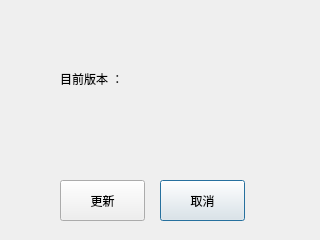
<?xml version="1.0" encoding="UTF-8"?>
<ui version="4.0">
 <class>Dialog</class>
 <widget class="QDialog" name="Dialog">
  <property name="geometry">
   <rect>
    <x>0</x>
    <y>0</y>
    <width>320</width>
    <height>240</height>
   </rect>
  </property>
  <property name="windowTitle">
   <string>Dialog</string>
  </property>
  <widget class="QLabel" name="label_update_state">
   <property name="geometry">
    <rect>
     <x>60</x>
     <y>110</y>
     <width>181</width>
     <height>20</height>
    </rect>
   </property>
   <property name="text">
    <string/>
   </property>
  </widget>
  <widget class="QPushButton" name="pushButton_2">
   <property name="geometry">
    <rect>
     <x>160</x>
     <y>180</y>
     <width>85</width>
     <height>41</height>
    </rect>
   </property>
   <property name="text">
    <string>取消</string>
   </property>
  </widget>
  <widget class="QPushButton" name="pushButton_goupdate">
   <property name="geometry">
    <rect>
     <x>60</x>
     <y>180</y>
     <width>85</width>
     <height>41</height>
    </rect>
   </property>
   <property name="text">
    <string>更新</string>
   </property>
  </widget>
  <widget class="QWidget" name="formLayoutWidget">
   <property name="geometry">
    <rect>
     <x>60</x>
     <y>70</y>
     <width>181</width>
     <height>21</height>
    </rect>
   </property>
   <layout class="QFormLayout" name="formLayout">
    <item row="0" column="0">
     <widget class="QLabel" name="label">
      <property name="text">
       <string>目前版本 ：</string>
      </property>
     </widget>
    </item>
    <item row="0" column="1">
     <widget class="QLabel" name="label_current_version">
      <property name="text">
       <string/>
      </property>
     </widget>
    </item>
   </layout>
  </widget>
 </widget>
 <resources/>
 <connections>
  <connection>
   <sender>pushButton_2</sender>
   <signal>clicked()</signal>
   <receiver>Dialog</receiver>
   <slot>close()</slot>
   <hints>
    <hint type="sourcelabel">
     <x>222</x>
     <y>210</y>
    </hint>
    <hint type="destinationlabel">
     <x>298</x>
     <y>203</y>
    </hint>
   </hints>
  </connection>
 </connections>
</ui>
